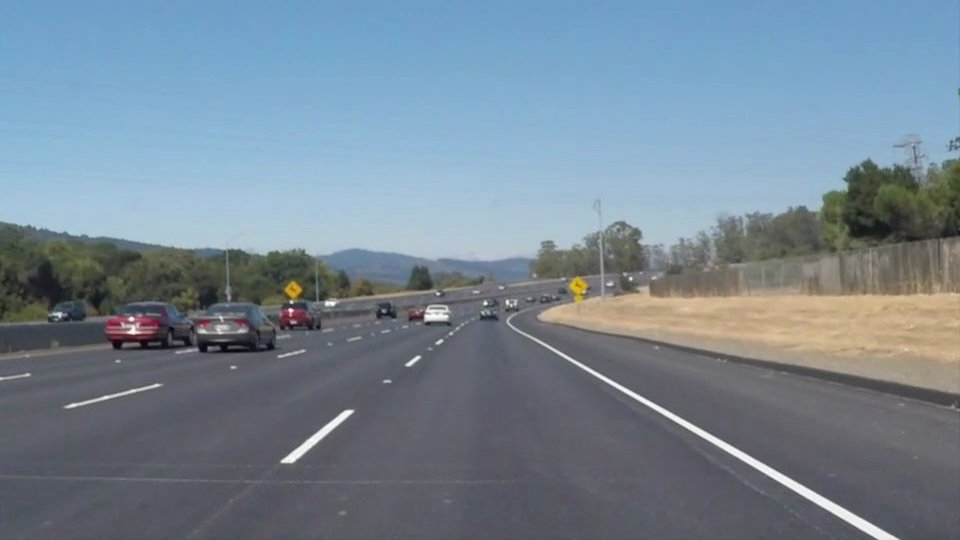
#> input picture input_image.jpg, 960 x 540 px
$ python -i colors.py   (imports and definitions only)
#> lines starting #> are read from the running program, lines starting #| are printed output that depends on the picture; after the words box and inside, x2 and y2 are one past the last pixel; in counts of white or black regions, pixels touching at a corner belong together
import numpy as np
import cv2

lower_real_red = np.array([120, 100, 50])
upper_real_red = np.array([200, 255, 255])

lower_red = np.array([40, 150, 20])
upper_red = np.array([120, 255, 255])

lower_green = np.array([20, 20, 20])
upper_green = np.array([60, 255, 255])


def masked(image):

    hsv = cv2.cvtColor(image, cv2.COLOR_RGB2HSV)
#> hsv: shape (540, 960, 3); mean H, S, V 97.9, 55.2, 152.4
    red_mask = cv2.inRange(hsv, lower_red, upper_red)
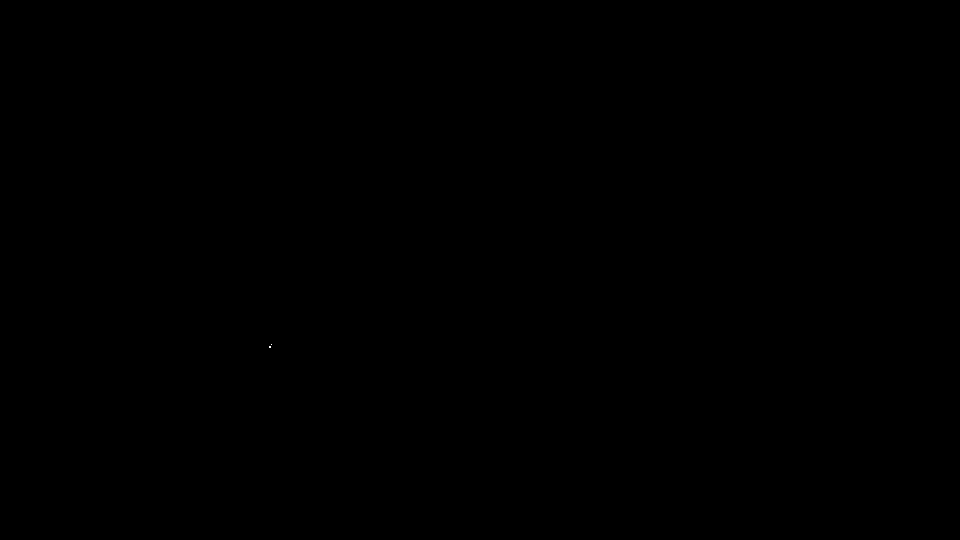
#> red_mask: shape (540, 960); 0% white in thin lines or dots, all inside (x1, y1, x2, y2) = (269, 344, 272, 348)
    green_mask = cv2.inRange(hsv, lower_green, upper_green)
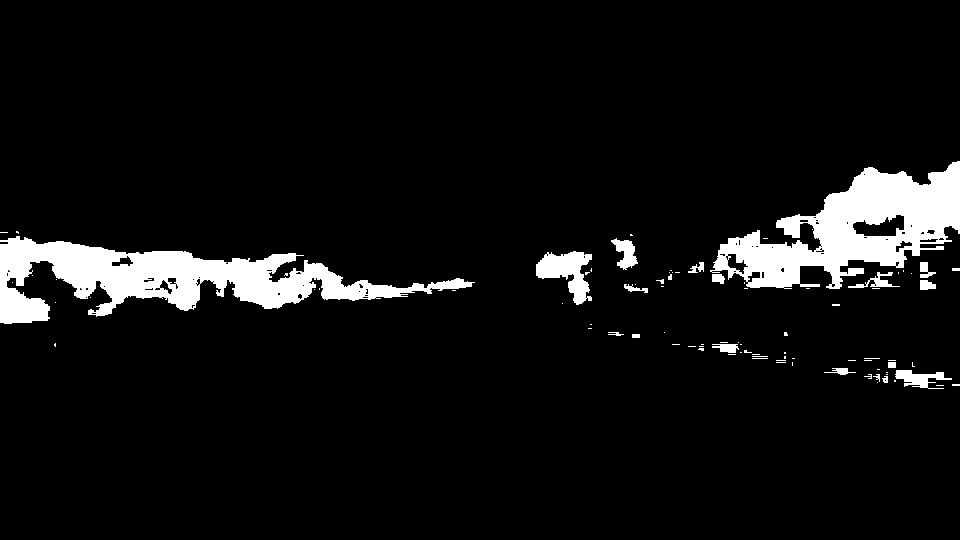
#> green_mask: shape (540, 960); 6.8% white; 90 white regions (69 under 20 px), largest, box (x1, y1, x2, y2) and area: (0, 236, 475, 324) 16026, (710, 161, 960, 289) 14749, (536, 251, 592, 305) 1546
    red = cv2.bitwise_and(image, image, mask=red_mask)
    green = cv2.bitwise_and(image, image, mask=green_mask)
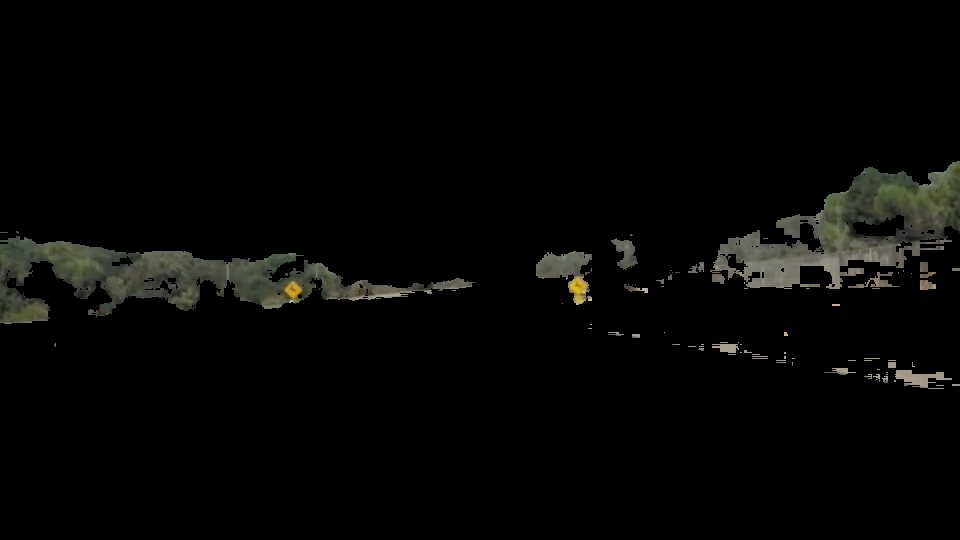
#> green: shape (540, 960, 3); mean R, G, B 6, 6.1, 5

>>> import cv2
>>> picture = cv2.cvtColor(cv2.imread('../../../../input_image.jpg'), cv2.COLOR_BGR2RGB)
>>> result = masked(picture)
